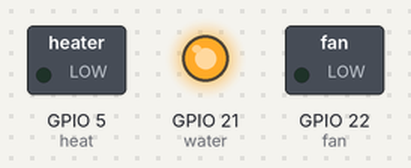
A program run on a simulated Raspberry Pi (BCM pin numbers). On the bench: switched loads named in the program (green lamp = pin HIGH), output pins drawn as LEDs (lit = HIGH). The clock reads 2024-03-15 10:24:30 at power-on unless the program sets it; files the program writes start out absent; databases and web services accept everything at once and return nothing.

Above: at 0.1 s.
At 60.1 s:
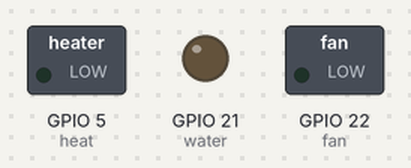
Timing chart, 0 to 61.6 s (numbered marks = the images above):
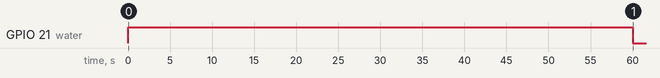

Measured:
- by itself, GPIO 21 (water): LOW → HIGH at 0.04 s, → LOW 60.0 s later

The program:

automatic.py
```python
# This program is for a raspberry pi controlled grow box.
# With fans for cooling, a light for heat, 4 water sensors, and a thermometer.
# if there is a problem that the program detects it sends a text message to my phone
# imports
import RPi.GPIO as GPIO
import time
import glob
from twilio.rest import TwilioRestClient
import logging
import os


# define pins and other information
water_sensors = [2, 3, 17, 19]
fan = 22
thermometer = 4
water = 21  # this is the solenoid control pin
heat = 5  # this is the light bulb control pin
thresh_hold_temperature = 75  # if the temperature in the box is 10 less turn on heat if it is 10 more turn on the fans

# do some boiler plate setup


# set up the pins
GPIO.setmode(GPIO.BCM)  # this setting allows me to use numbers to refer to the GPIO pins
GPIO.setwarnings(False)  # helps the program not generate false errors
for sensor in water_sensors: # set all the water sensor pins as inputs
    GPIO.setup(sensor, GPIO.IN)
GPIO.setup(fan, GPIO.OUT)  # set the fan pin as an output
GPIO.setup(water, GPIO.OUT)  # set the sulenoid pin as an output
GPIO.setup(heat, GPIO.OUT)  # set the light blub pin as an output

# get the thermometer running I copied this code from adafruit
os.system("modprobe w1-gpio")  # commands to terminal to get the thermometer running
os.system("modprobe w1-therm")
base_dir = '/sys/bus/w1/devices/'  # these three lines set the file path for the temperature
device_folder = glob.glob(base_dir + '28*')[0]
device_file = device_folder + '/w1_slave'
# Twilio setup, this is for making text messages get this information from your twilio account
account_sid = ""
auth_token = ""
client = TwilioRestClient(account_sid, auth_token)
my_phone_number = "+14023187432"
twilio_phone_number = "+13602343384"


def send_text(text_body):  # function called when I want to send a text to my phone
    message = client.messages.create(to=my_phone_number, from_=twilio_phone_number, body=text_body)

# setup logging
logging.basicConfig(filename="garden.log") # log the info to a file named garden.log
time_format = "%m/%d/%Y at %I:%M"  # mm/dd/YYYY at hour:minute is the format this creates

# Check the water sensors

while True:  # an unending loop to keep the program running forever.
    def are_any_water_sensors_dry(array_of_water_sensor): # this function checks all the water sensors
        for pin_number in array_of_water_sensor:  # loop though all the water sensors
            if GPIO.input(pin_number) == 1:  # is one of sensors dry
                logging.warning("water sensor: " + str(pin_number) + " does not have any water " +
                                time.strftime(time_format) + "/n")
                there_is_not_water = True
                break  # stop the for loop above and return that there is not water
            else:  # this sensor are wet
                there_is_not_water = False
        return there_is_not_water


    if are_any_water_sensors_dry(water_sensors):  # if any of the sensor are dry turn on the water for 1 minute
        GPIO.output(water, GPIO.HIGH)  # turn on the pin that controls the solenoid
        time.sleep(60)  # wait for a minute
        GPIO.output(water, GPIO.LOW)  # turn off the water
        time.sleep(180)  # wait for the water to soak in and check the sensor again
        logging.info("plants were watered at " + time.strftime(time_format) + "/n")  # log that the plants were watered
        if are_any_water_sensors_dry(water_sensors):
            # check the sensors again if they are not wet something is wrong with the sensor or the watering system
            send_text("One of the water sensor is not getting water")  # send a warning that the water is not coming
            logging.error("the plants aren't getting water" + time.strftime(time_format) + "/n")
    else:
        logging.info("all water_sensors are wet " + time.strftime(time_format) + "/n")  # replace
    logging.info("test")

    # check the temperature

    def read_temp_raw():  # read the file containing temperature copied from adafruit
        f = open(device_file, 'r')
        lines = f.readlines()
        f.close()
        return lines


    def read_temp():  # read the temperature copied from adafruit
        lines = read_temp_raw()
        while lines[0].strip()[-3:] != 'YES':  # check if the temperature is being read and read the next line
            time.sleep(0.2)
            lines = read_temp_raw()
        equals_pos = lines[1].find('t=')
        if equals_pos != -1:
            temp_string = lines[1][equals_pos+2:]
            temp_c = float(temp_string) / 1000.0
            temp_f = temp_c * 9.0 / 5.0 + 32.0
            return temp_f

    temperature_original = read_temp()  # get the temperature
    temperature = temperature_original
    while temperature > thresh_hold_temperature + 10:  # if the temperature is more than 10 degrees above the thresh hold
        GPIO.output(fan, GPIO.HIGH)  # turn on the fan
        time.sleep(240)  # 4 min
        temperature = read_temp()
        if temperature_original == temperature or temperature_original < temperature:
            send_text("The fans aren't keeping the box cool enough")
            logging.error("the fans can't keep up because the temperature was: " + str(temperature_original) + " " +
                          time.strftime(time_format) + "/n")
        GPIO.output(fan, GPIO.LOW)
        logging.info("The fans ran because the temperature was " + str(temperature_original) + " " +
                     time.strftime(time_format) + "/n")

    while temperature < thresh_hold_temperature - 10:  # if the temperature is more than 10 degrees below the thresh hold
        GPIO.output(heat, GPIO.HIGH)  # turn on the light
        time.sleep(120)  # 2 min
        temperature = read_temp()
        if temperature_original == temperature or temperature_original > temperature:
            send_text("the light can't keep the box hot enough")
            logging.error("it's too cold help! the temperature was: " + str(temperature_original) + " " +
                          time.strftime(time_format) + "/n")
        GPIO.output(heat, GPIO.LOW)
        logging.info("The light turned on because the temperature was:" + str(temperature_original) + " " +
                     time.strftime(time_format) + "/n")
    time.sleep(120)
print("script stopped")
GPIO.cleanup()
```
